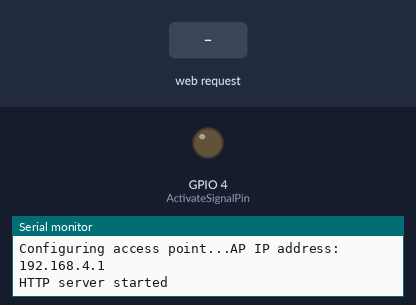
Bench run of a sketch on a simulated ESP8266 (NodeMCU). Shown: output pins drawn as LEDs (lit = HIGH), the last lines printed to the serial monitor. The inputs (shaded band) are chosen by the test bench.

Above: at 2.2 s.
2.3 s: HTTP request GET /open received
At 3.2 s:
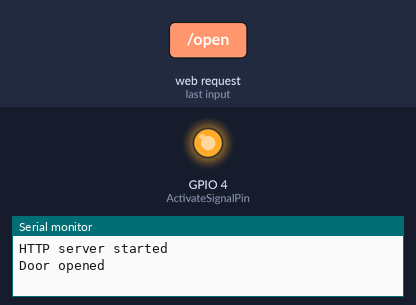
3.8 s: HTTP request GET /close received
At 4.3 s:
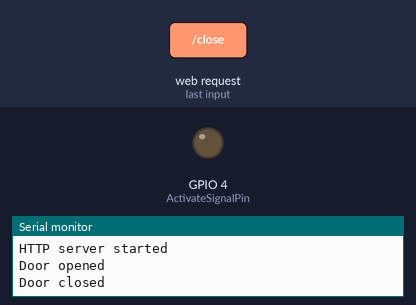
Timing chart, 0 to 6.8 s (numbered marks = the images above; inputs shaded):
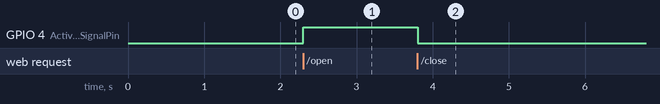

Measured:
- after the input at 2.3 s, GPIO 4 (ActivateSignalPin): LOW → HIGH at once
- after the input at 3.8 s, GPIO 4 (ActivateSignalPin): HIGH → LOW at once

The sketch:

DoorLock.ino
```cpp
#include <ESP8266WiFi.h>
#include <WiFiClient.h>
#include <ESP8266WebServer.h>
/**************************************/
#include <ESP8266mDNS.h>
#include <ArduinoOTA.h>
/**********************************/
#ifndef APSSID
#define APSSID "ESPap"
#define APPSK  "esp8266ap"
#endif

/* Set these to your desired credentials. */
const char *ssid = APSSID;
const char *password = APPSK;

/****************************************/
const char* www_username = "admin";
const char* www_password = "esp8266";
/****************************************/
bool    Open_status       = LOW;
bool    Logout_status     = LOW;
int     ActivateSignalPin = 4;

void handleOnConnected();
void handle_OpenDoor();
void handle_CloseDoor();
void handle_NotFound();
void handle_LoggedOut();
String SendHTML(uint8_t Open_status, uint8_t Logout_status);

ESP8266WebServer server(80);

void setup() {
  delay(1000);
  Serial.begin(115200);
  Serial.println();
  Serial.print("Configuring access point...");
  WiFi.softAP(ssid, password);
  Serial.print("AP IP address: ");
  Serial.println(WiFi.softAPIP());

  server.on("/", handleOnConnected);
  server.on("/open", handle_OpenDoor);
  server.on("/close", handle_CloseDoor);
  server.on("/logout", handle_LoggedOut);
  server.onNotFound(handle_NotFound);

  ArduinoOTA.begin();
  server.begin();
  Serial.println("HTTP server started");
  pinMode(ActivateSignalPin,OUTPUT);

}


void loop() {
 // digitalWrite(ActivateSignalPin,HIGH);

// if(Open_status == 1){
//  digitalWrite(ActivateSignalPin,HIGH);
// }
// else if(Open_status == 0){
//  digitalWrite(ActivateSignalPin,LOW);
// }
 ArduinoOTA.handle();
 server.handleClient();
}

void handleOnConnected() {
    Open_status = LOW;
    Logout_status = LOW;

    if (!server.authenticate(www_username, www_password)) {
      return server.requestAuthentication();
    }
    server.send(200, "text/html", SendHTML(false,true));
}
void handle_OpenDoor() {
  Open_status = HIGH;
  Serial.println("Door opened");
  digitalWrite(ActivateSignalPin,HIGH);
  server.send(200, "text/html", SendHTML(true, Logout_status));
}

void handle_CloseDoor() {
  Open_status = LOW;
  Serial.println("Door closed");
  digitalWrite(ActivateSignalPin,LOW);
  server.send(200, "text/html", SendHTML(false, Logout_status));
}
void handle_NotFound() {
  server.send(404, "text/plain", "Not found");
}
void handle_LoggedOut() {
  Logout_status = HIGH;
  server.send(401, "text/html", "<h1>Logged Out</h1>");
  delay(1000);
  server.requestAuthentication();
  }

String SendHTML(uint8_t Open_status, uint8_t Logout_status) {
  String ptr = "<!DOCTYPE html> <html>\n";
  ptr += "<head><meta name=\"viewport\" content=\"width=device-width, initial-scale=1.0, user-scalable=no\">\n";
  ptr += "<title>Door Lock Controller</title>\n";
  ptr += "<style>html { font-family: Helvetica; display: inline-block; margin: 0px auto; text-align: center;}\n";
  ptr += "body{margin-top: 50px;} h1 {color: #444444;margin: 50px auto 30px;} h3 {color: #444444;margin-bottom: 50px;}\n";
  ptr += ".button {display: block;width: 100px;background-color: #1abc9c;border: none;color: white;padding: 13px 30px;text-decoration: none;font-size: 25px;margin: 0px auto 35px;cursor: pointer;border-radius: 4px;}\n";
  ptr += ".button-on {background-color: #1abc9c;}\n";
  ptr += ".button-on:active {background-color: #16a085;}\n";
  ptr += ".button-off {background-color: #34495e;}\n";
  ptr += ".button-off:active {background-color: #2c3e50;}\n";
  ptr += "p {font-size: 14px;color: #888;margin-bottom: 10px;}\n";
  ptr += "</style>\n";
  ptr += "</head>\n";
  ptr += "<body>\n";
  ptr += "<h1>Lock Control Page</h1>\n";
  ptr += "<h3>Developed by dev : Hamdy</h3>\n";

  if (Open_status)
  {
    ptr += "<p>Door Status: Opened</p><a class=\"button button-off\" href=\"/close\">Close</a>\n";
  }
  else
  {
    ptr += "<p>Door Status: Closed</p><a class=\"button button-on\" href=\"/open\">Open</a>\n";
  }

  if (Logout_status)
  {
    ptr += "<p>Press to logout</p><a class=\"button button-off\" href=\"/logout\">LogOut</a>\n";
  }
  else
  {
    ptr += "<p>Press to logout</p><a class=\"button button-on\" href=\"/logout\">LogOut</a>\n";
  }
  ptr += "</body>\n";
  ptr += "</html>\n";
  return ptr;
}
```
